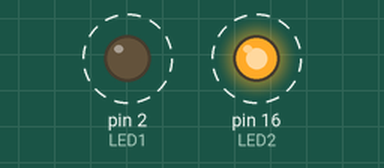
The sketch below on a simulated Arduino Uno, built with avr-gcc and run on an emulated ATmega328P. Parts: output pins drawn as LEDs (lit = HIGH). Dashed ring = blinking.

Above: at 0.5 s.
Timing chart, 0 to 4.6 s (numbered marks = the images above):
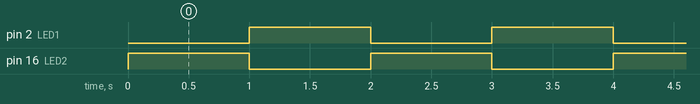

Measured:
- by itself, pin 2 (LED1), pin 16 (LED2): alternates HIGH for 1.0 s and LOW for 1.0 s

The sketch:

ESP8266_build_in_LEDs.ino
```cpp
// Built-in LED Blinking

int LED1 = 2;      // Assign LED1 to pin GPIO2
int LED2 = 16;     // Assign LED2 to pin GPIO16

void setup() {

  // initialize GPIO2 and GPIO16 as an output
  pinMode(LED1, OUTPUT);
  pinMode(LED2, OUTPUT);
}

void loop() {

  digitalWrite(LED1, LOW);
  digitalWrite(LED2, HIGH);

  delay(1000);

  digitalWrite(LED1, HIGH);
  digitalWrite(LED2, LOW);

  delay(1000);
}
```

lab02_async_LEDs.ino
```cpp
// Globals
//
// volatile tells the compiler that the variable might
// change outside the main execution thread, which it
// does in the ISR (which the compiler doesn't see),
// so that the compiler won't optimize out parts of
// our code with that variable.
//
// global variable to count the number of overflows
volatile uint8_t tot_overflow;

// initialize timer0, interrupt and variable
// -------------------------------------------
// Flash green LED every 50ms
//
// We use a Timer0 prescaler to reduce a high fequency
// electrical signal to a lower frequency by integer division
//
// We use an interrupt every time the Timer0 overflows
//
void timer0_init()
{
    // set up timer with prescaler = 256
    TCCR0B |= (1 << CS02);

    // initialize counter
    TCNT0 = 0;

    // enable overflow interrupt
    TIMSK0 |= (1 << TOIE0);

    // enable global interrupts
    sei();

    // initialize overflow counter variable
    tot_overflow = 0;
}

// initialize timer1, interrupt and variable
// -------------------------------------------
// Flash blue LED every 1s
//
// We use a Timer1 prescaler to reduce a high fequency
// electrical signal to a lower frequency by integer division
//
// We use Clear Timer on Compare (CTC) mode
//
// We use Interrupts with CTC mode
//
void timer1_init()
{
    // set up timer with prescaler = 256 and CTC mode
    TCCR1B |= (1 << WGM12)|(1 << CS12);

    // initialize counter
    TCNT1 = 0;

    // initialize compare value
    OCR1A = 62500;

    // enable compare interrupt
    TIMSK1 |= (1 << OCIE1A);
}

// initialize timer2
// -------------------------------------------
// Flash red LED every 16ms
//
// We use a Timer0 prescaler to reduce a high fequency
// electrical signal to a lower frequency by integer division
//
// We use Clear Timer on Compare (CTC) mode
//
// We use Hardware CTC Mode without interrupts
//
void timer2_init()
{
    // set up timer OC2A pin in toggle mode and CTC mode
    TCCR2A |= (1 << COM2A0)|(1 << WGM21);
    // set up timer with prescaler = 1024
    TCCR2B |= (1 << CS22)|(1 << CS21)|(1 << CS20);
    // initialize counter
    TCNT2 = 0;
    // initialize compare value
    OCR2A = 250;
}


// TIMER0 overflow interrupt service routine
// called whenever TCNT0 overflows
ISR(TIMER0_OVF_vect)
{
    // keep a track of number of overflows
    tot_overflow++;
}

// this ISR is fired whenever a match occurs
// hence, toggle led here itself..
ISR (TIMER1_COMPA_vect)
{
    // toggle led here
    PORTC ^= (1 << 1);
}

int main(void)
{
    // connect 1 (green) led to pin PB0
    DDRB |= (1 << 0);

    // connect 2 (blue) led to pin PC1
    DDRC |= (1 << 1);

    // connect 3 (red) led to pin PB3 (OC2A)
    DDRB |= (1 << 3);

    // initialize timer0
    timer0_init();

    // initialize timer1
    timer1_init();

    // initialize timer2
    timer2_init();

    // loop forever
    while(1)
    {
        // check if no. of overflows = 12
        // If the Timer0 has overflown 12 times,
        // 12 * 4.096ms = 49.152ms would have passed.
        //
        // In the 13th iteration, we need a delay of 50ms - 49.152ms = 0.848ms.
        //
        // Thus, in the 13th iteration, we only allow the timer
        // to count up to 53, and then reset it
        //
        if (tot_overflow >= 12)  // NOTE: '>=' is used
        {
            // check if the timer count reaches 53
            if (TCNT0 >= 53)
            {
                PORTB ^= (1 << 0);    // toggles the led
                TCNT0 = 0;            // reset counter
                tot_overflow = 0;     // reset overflow counter
            }
        }
    }
}
```
